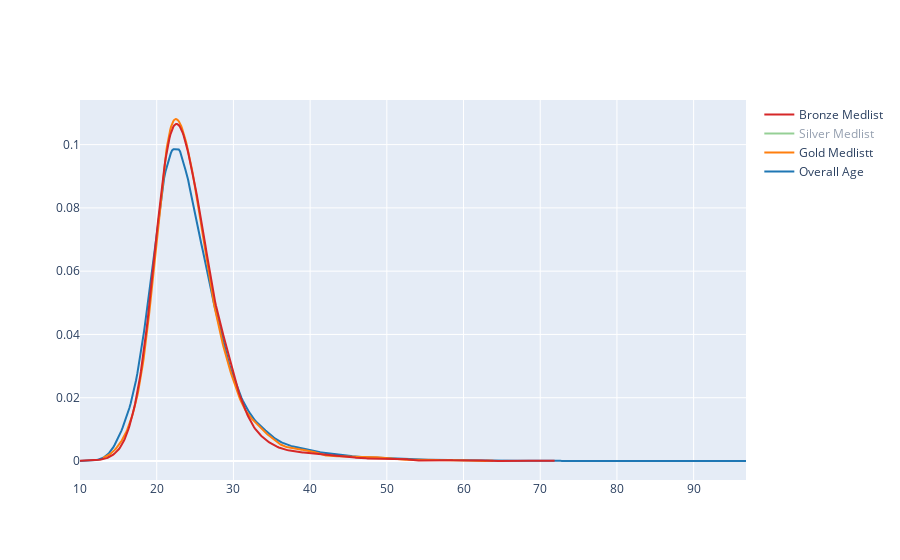

The notebook cell this image was saved under:
### Code cell
fig = ff.create_distplot([x1, x2, x3, x4], ['Overall Age', 'Gold Medlistt', 'Silver Medlist', 'Bronze Medlist'], show_hist=False, show_rug=False)
fig.show()

### Figure 1 — Plotly figure (JSON) as saved in the notebook; plotly's stock layout.template omitted (floating-point values rounded to 4 significant figures; data arrays with more than 128 entries replaced by an {"elided": "..."} marker saying what was removed)
{"data": [{"legendgroup": "Overall Age", "marker": {"color": "rgb(31, 119, 180)"}, "mode": "lines", "name": "Overall Age", "showlegend": true, "type": "scatter", "x": {"elided": "500 float values"}, "xaxis": "x", "y": {"elided": "500 float values"}, "yaxis": "y"}, {"legendgroup": "Gold Medlistt", "marker": {"color": "rgb(255, 127, 14)"}, "mode": "lines", "name": "Gold Medlistt", "showlegend": true, "type": "scatter", "x": {"elided": "500 float values"}, "xaxis": "x", "y": {"elided": "500 float values"}, "yaxis": "y"}, {"legendgroup": "Silver Medlist", "marker": {"color": "rgb(44, 160, 44)"}, "mode": "lines", "name": "Silver Medlist", "showlegend": true, "type": "scatter", "visible": "legendonly", "x": {"elided": "500 float values"}, "xaxis": "x", "y": {"elided": "500 float values"}, "yaxis": "y"}, {"legendgroup": "Bronze Medlist", "marker": {"color": "rgb(214, 39, 40)"}, "mode": "lines", "name": "Bronze Medlist", "showlegend": true, "type": "scatter", "x": {"elided": "500 float values"}, "xaxis": "x", "y": {"elided": "500 float values"}, "yaxis": "y"}], "layout": {"autosize": true, "barmode": "overlay", "hovermode": "closest", "legend": {"traceorder": "reversed"}, "xaxis": {"anchor": "y2", "autorange": true, "domain": [0, 1], "range": [10, 96.83], "type": "linear", "zeroline": false}, "yaxis": {"anchor": "free", "autorange": true, "domain": [0, 1], "position": 0, "range": [-0.006005, 0.1141], "type": "linear"}}}
